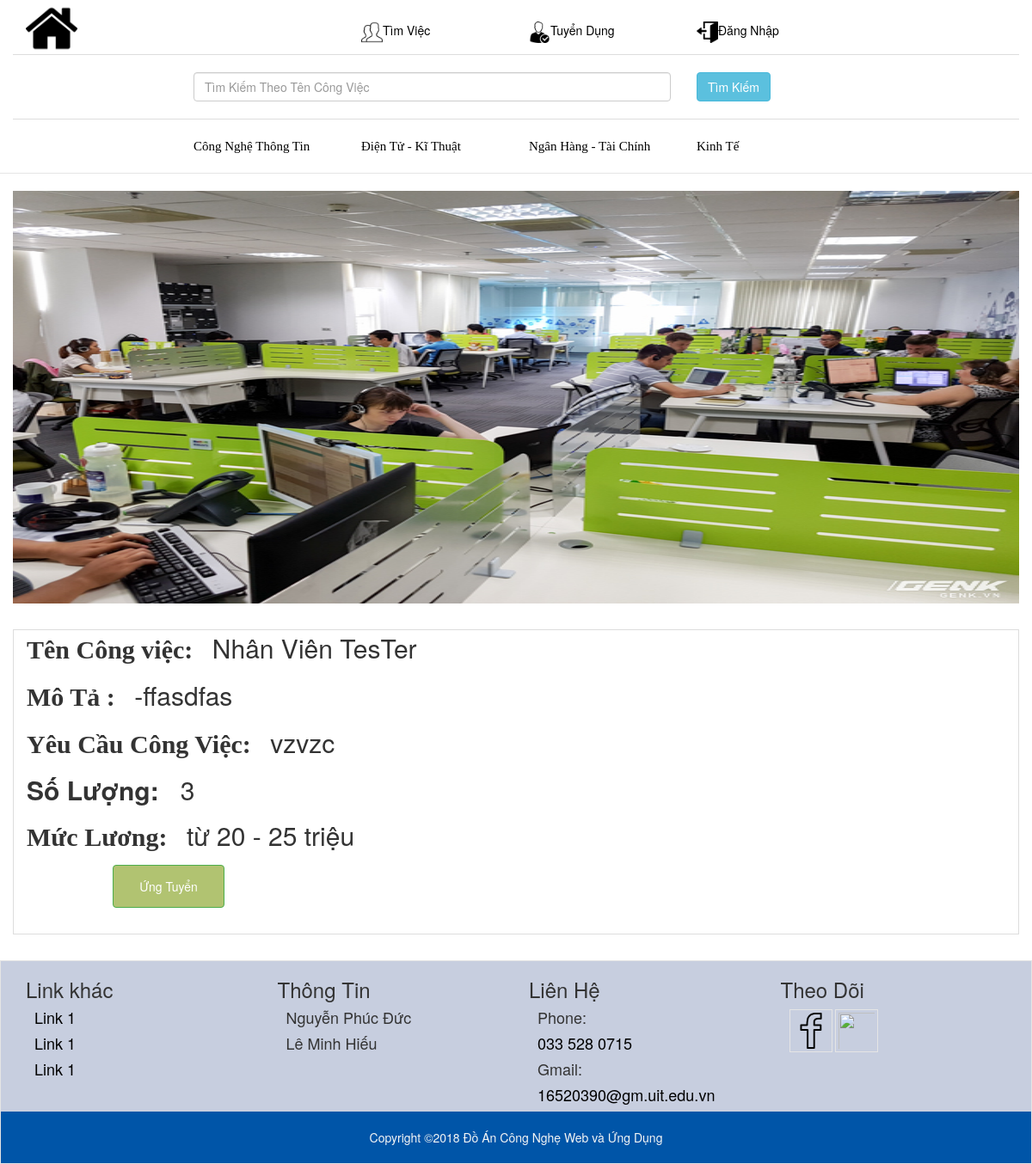
/congviec.php?idCongViec=5, run on an earlier commit of the app's database.
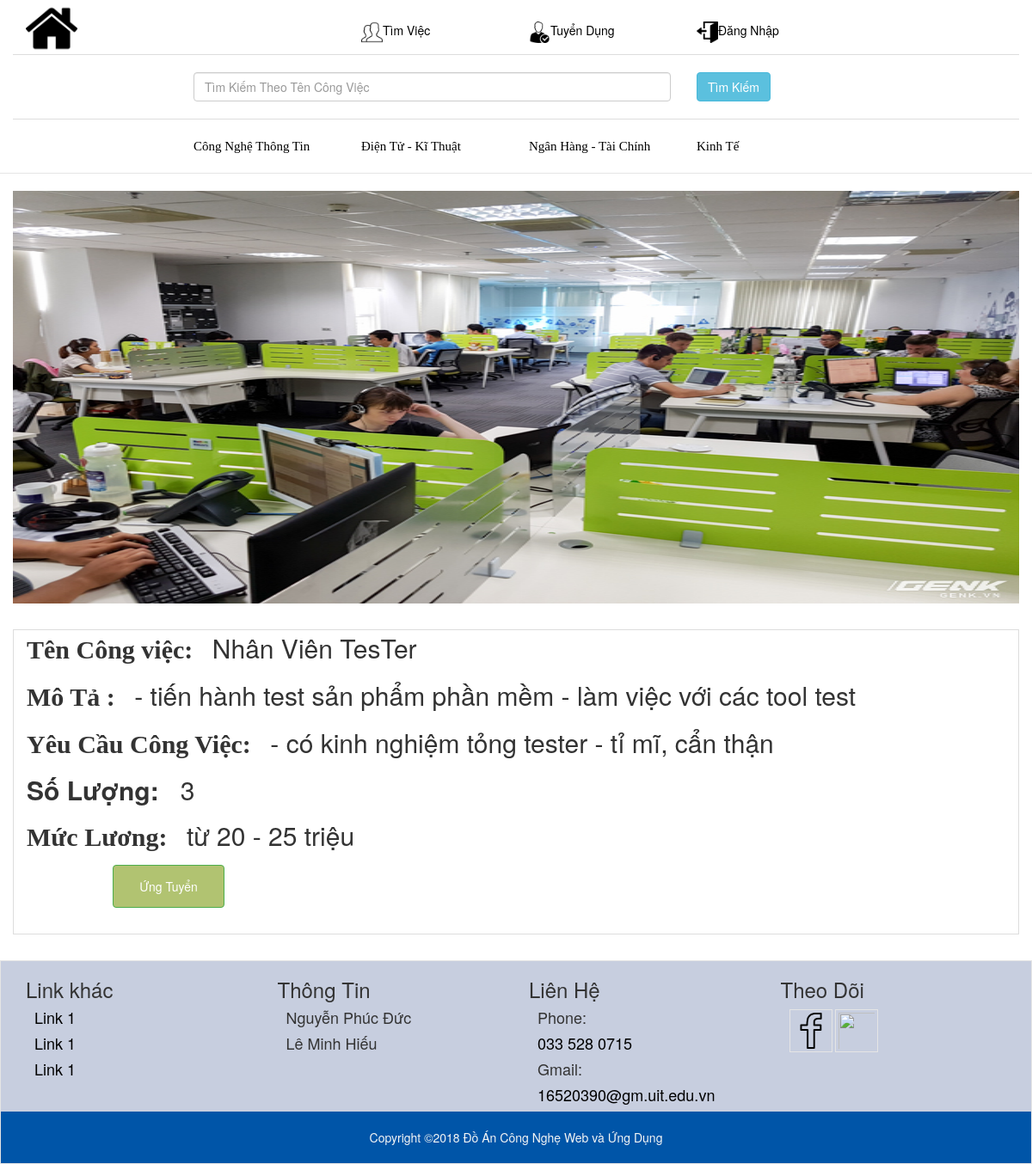
And on a later commit of the database.
### tables this page shows
CREATE TABLE `congviec` (
  `MaCongViec` int(10) NOT NULL,
  `TenCongViec` varchar(255) NOT NULL,
  `MoTaCongViec` text NOT NULL,
  `MucLuongCongViec` varchar(255) NOT NULL,
  `YeuCauCongViec` text NOT NULL,
  `TinhChatCongViec` int(10) NOT NULL,
  `SoLuongCongViec` int(10) NOT NULL,
  `AnhCongViec` varchar(255) NOT NULL,
  `NganhCongViec` int(10) NOT NULL,
  `MaCongTy` int(10) NOT NULL
);

### congviec.php (the view, shortened to what this page needs)
<?php
include('header.php');
?>
<section>
	<div class="container">
		<div class="row">
		<?php
			$db = mysqli_connect("localhost","root","","dataweb");
						mysqli_set_charset($db, "utf8");
			$a = $_GET['idCongViec'];
			$result = mysqli_query($db,"SELECT * FROM congviec WHERE  MaCongViec = $a ");
			$result1 = mysqli_fetch_array($result);
			?>
			<img class="Anhheadder" alt="Profile" src="<?php echo $result1['AnhCongViec'];?>" >
			<div class="congviec_full">
				<div class="col-md-12 congviec_thongtin" >
					<p class="tencongviec"><b style="font-family: 'Charm', cursive;">Tên Công việc: &nbsp </b><?php echo $result1['TenCongViec'];?></p>
					<p><b style="font-family: 'Charm', cursive;">Mô Tả : &nbsp </b><?php echo $result1['MoTaCongViec'];?></p>
					<p><b style="font-family: 'Charm', cursive;">Yêu Cầu Công Việc: &nbsp </b><?php echo $result1['YeuCauCongViec'];?> </p>
					<p><b>Số Lượng: &nbsp </b> <?php echo $result1['SoLuongCongViec'];?></p>
					<p><b style="font-family: 'Charm', cursive;">Mức Lương: &nbsp </b><?php echo $result1['MucLuongCongViec'];?></p>
					<a href="/formNguoiXinViec.php?idMaCongViec=<?php echo $result1['MaCongViec']; ?>"><button type="button" style="margin-left:100px;background-color:#b1c371;"class="btn btn-success aaa" href="">Ứng Tuyển</button></a>
				</div>
			</div>
		</div>
	</div>
</section>
<?php
include('footer.php');
?>

What changed in the data, as far as the page shows it:
changed congviec "Nhân Viên TesTer": MoTaCongViec "-ffasdfas" → "- tiến hành test sản phẩm phần mềm - làm việc với các tool test"; YeuCauCongViec "vzvzc" → "- có kinh nghiệm tỏng tester - tỉ mĩ, cẩn thận"
